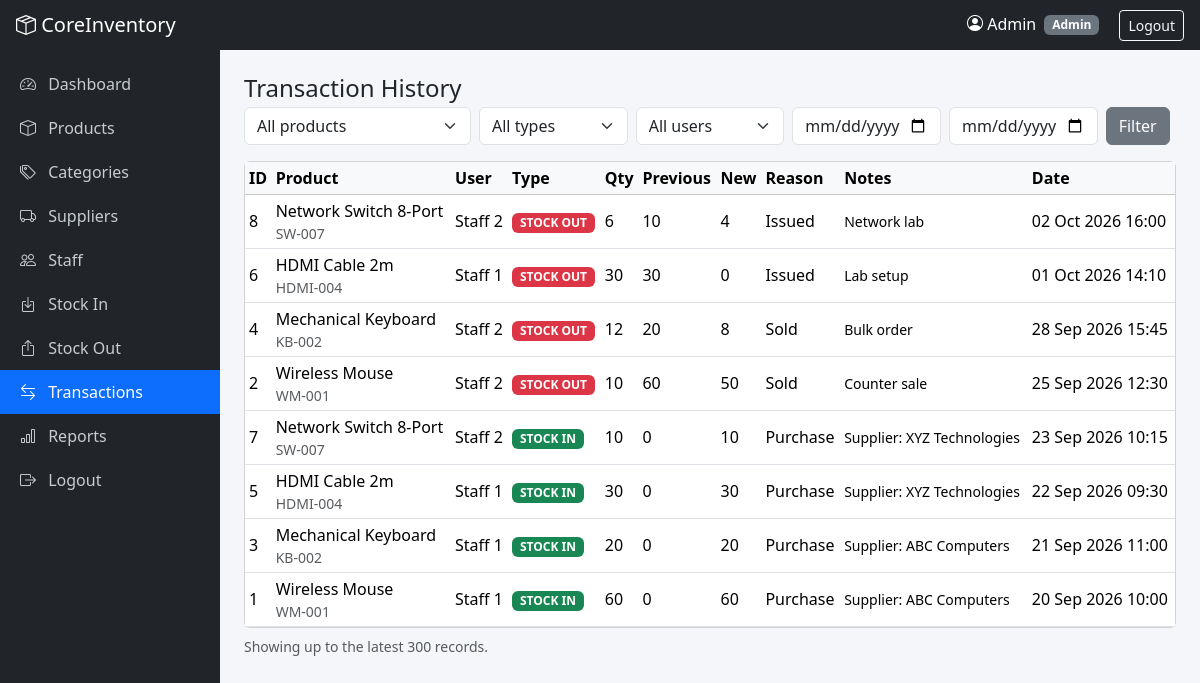
Screenshot of /transactions.php (signed in) with the database file from the repository.
### tables this page shows
CREATE TABLE stock_transactions (
  id INT AUTO_INCREMENT PRIMARY KEY,
  product_id INT NOT NULL,
  user_id INT NOT NULL,
  type ENUM('STOCK_IN','STOCK_OUT') NOT NULL,
  quantity INT NOT NULL,
  previous_quantity INT NOT NULL,
  new_quantity INT NOT NULL,
  reason VARCHAR(100),
  notes TEXT,
  created_at DATETIME DEFAULT CURRENT_TIMESTAMP,
  FOREIGN KEY (product_id) REFERENCES products(id),
  FOREIGN KEY (user_id) REFERENCES users(id)
);

CREATE TABLE products (
  id INT AUTO_INCREMENT PRIMARY KEY,
  name VARCHAR(150) NOT NULL,
  sku VARCHAR(50) NOT NULL UNIQUE,
  category_id INT NOT NULL,
  supplier_id INT NOT NULL,
  price DECIMAL(10,2) NOT NULL,
  quantity INT NOT NULL DEFAULT 0,
  minimum_stock INT NOT NULL DEFAULT 5,
  description TEXT,
  status ENUM('active','inactive') NOT NULL DEFAULT 'active',
  created_at TIMESTAMP DEFAULT CURRENT_TIMESTAMP,
  updated_at TIMESTAMP DEFAULT CURRENT_TIMESTAMP ON UPDATE CURRENT_TIMESTAMP,
  FOREIGN KEY (category_id) REFERENCES categories(id),
  FOREIGN KEY (supplier_id) REFERENCES suppliers(id),
  CHECK (quantity >= 0)
);

CREATE TABLE users (
  id INT AUTO_INCREMENT PRIMARY KEY,
  name VARCHAR(100) NOT NULL,
  email VARCHAR(120) NOT NULL UNIQUE,
  phone VARCHAR(20),
  password VARCHAR(255) NOT NULL,                
  role ENUM('admin','staff') NOT NULL DEFAULT 'staff',
  status ENUM('active','inactive') NOT NULL DEFAULT 'active',
  created_at TIMESTAMP DEFAULT CURRENT_TIMESTAMP
);

### transactions.php (the view, shortened to what this page needs)
<?php
require 'includes/db.php';
require 'includes/auth.php';
$admin = is_admin();
$fp = (int)($_GET['product'] ?? 0);
$ft = $_GET['type'] ?? '';
$fu = (int)($_GET['staff'] ?? 0);
$from = $_GET['from'] ?? '';
$to   = $_GET['to'] ?? '';
$where = []; $params = [];
$sql = "SELECT t.*, p.name AS product_name, p.sku, u.name AS user_name
        FROM stock_transactions t
        JOIN products p ON p.id = t.product_id
        JOIN users u ON u.id = t.user_id"
     . ($where ? ' WHERE ' . implode(' AND ', $where) : '')
     . " ORDER BY t.created_at DESC, t.id DESC LIMIT 300";
$st = $pdo->prepare($sql);
$st->execute($params);
$rows = $st->fetchAll();
$products = $pdo->query("SELECT id, name FROM products ORDER BY name")->fetchAll();
$users = $admin ? $pdo->query("SELECT id, name FROM users ORDER BY name")->fetchAll() : [];
require 'includes/header.php';
?>
<h4 class="mb-1">Transaction History</h4>
<form class="row g-2 mb-3" method="get">
  <div class="col-md-3"><select name="product" class="form-select"><option value="0">All products</option>
    <?php foreach ($products as $p): ?><option value="<?= $p['id'] ?>" <?= $fp == $p['id'] ? 'selected' : '' ?>><?= e($p['name']) ?></option><?php endforeach; ?></select></div>
  <div class="col-md-2"><select name="type" class="form-select"><option value="">All types</option>
    <option value="STOCK_OUT" <?= $ft === 'STOCK_OUT' ? 'selected' : '' ?>>Stock Out</option></select></div>
  <?php if ($admin): ?>
  <div class="col-md-2"><select name="staff" class="form-select"><option value="0">All users</option>
    <?php foreach ($users as $u): ?><option value="<?= $u['id'] ?>" <?= $fu == $u['id'] ? 'selected' : '' ?>><?= e($u['name']) ?></option><?php endforeach; ?></select></div>
  <?php endif; ?>
  <div class="col-md-2"><input type="date" name="from" class="form-control" value="<?= e($from) ?>" title="From date"></div>
  <div class="col-md-2"><input type="date" name="to" class="form-control" value="<?= e($to) ?>" title="To date"></div>
  <div class="col-md-1 d-flex gap-2"><button class="btn btn-secondary">Filter</button></div>
</form>
<div class="card"><div class="table-responsive"><table class="table table-hover table-sm align-middle mb-0">
  <thead class="table-light"><tr><th>ID</th><th>Product</th><th>User</th><th>Type</th><th>Qty</th><th>Previous</th><th>New</th><th>Reason</th><th>Notes</th><th>Date</th></tr></thead>
  <tbody>
  <?php foreach ($rows as $t): ?>
    <tr><td><?= $t['id'] ?></td><td><?= e($t['product_name']) ?><div class="small text-muted"><?= e($t['sku']) ?></div></td>
      <td><?= e($t['user_name']) ?></td><td><?= type_badge($t['type']) ?></td><td><?= (int)$t['quantity'] ?></td>
      <td><?= (int)$t['previous_quantity'] ?></td><td><?= (int)$t['new_quantity'] ?></td><td><?= e($t['reason']) ?></td>
      <td class="small"><?= e($t['notes']) ?></td><td class="text-nowrap"><?= e(date('d M Y H:i', strtotime($t['created_at']))) ?></td></tr>
  <?php endforeach; ?>
  </tbody></table></div></div>
<p class="text-muted small mt-2">Showing up to the latest 300 records.</p>
<?php require 'includes/footer.php'; ?>

### includes/auth.php (shortened to what this page needs)
<?php
function e($value): string { return htmlspecialchars((string)$value, ENT_QUOTES, 'UTF-8'); }
function is_admin(): bool { return ($_SESSION['role'] ?? '') === 'admin'; }
function type_badge(string $type): string {
    return $type === 'STOCK_IN' ? '<span class="badge bg-success">STOCK IN</span>'
                                : '<span class="badge bg-danger">STOCK OUT</span>';
}

### assets/css/style.css (style rules this page uses)
body { background: #f4f6f9; }

### rows the page displays
stock_transactions: id "8", product.name "Network Switch 8-Port", product.sku "SW-007", user.name "Staff 2", type "STOCK OUT", quantity "6", previous_quantity "10", new_quantity "4", reason "Issued", notes "Network lab", created_at "02 Oct 2026 16:00"
stock_transactions: id "6", product.name "HDMI Cable 2m", product.sku "HDMI-004", user.name "Staff 1", type "STOCK OUT", quantity "30", previous_quantity "30", new_quantity "0", reason "Issued", notes "Lab setup", created_at "01 Oct 2026 14:10"
stock_transactions: id "4", product.name "Mechanical Keyboard", product.sku "KB-002", user.name "Staff 2", type "STOCK OUT", quantity "12", previous_quantity "20", new_quantity "8", reason "Sold", notes "Bulk order", created_at "28 Sep 2026 15:45"
stock_transactions: id "2", product.name "Wireless Mouse", product.sku "WM-001", user.name "Staff 2", type "STOCK OUT", quantity "10", previous_quantity "60", new_quantity "50", reason "Sold", notes "Counter sale", created_at "25 Sep 2026 12:30"
stock_transactions: id "7", product.name "Network Switch 8-Port", product.sku "SW-007", user.name "Staff 2", type "STOCK IN", quantity "10", previous_quantity "0", new_quantity "10", reason "Purchase", notes "Supplier: XYZ Technologies", created_at "23 Sep 2026 10:15"
stock_transactions: id "5", product.name "HDMI Cable 2m", product.sku "HDMI-004", user.name "Staff 1", type "STOCK IN", quantity "30", previous_quantity "0", new_quantity "30", reason "Purchase", notes "Supplier: XYZ Technologies", created_at "22 Sep 2026 09:30"
stock_transactions: id "3", product.name "Mechanical Keyboard", product.sku "KB-002", user.name "Staff 1", type "STOCK IN", quantity "20", previous_quantity "0", new_quantity "20", reason "Purchase", notes "Supplier: ABC Computers", created_at "21 Sep 2026 11:00"
stock_transactions: id "1", product.name "Wireless Mouse", product.sku "WM-001", user.name "Staff 1", type "STOCK IN", quantity "60", previous_quantity "0", new_quantity "60", reason "Purchase", notes "Supplier: ABC Computers", created_at "20 Sep 2026 10:00"

### other values shown
$_SESSION['name'] "Admin"
$_SESSION['role'] "Admin"
$label "Dashboard"
$label "Products"
$label "Categories"
$label "Suppliers"
$label "Staff"
$label "Stock In"
$label "Stock Out"
$label "Transactions"
$label "Reports"
